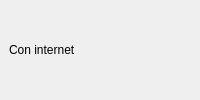
        <widget class="QWidget" name="Pie" native="true">
         <layout class="QHBoxLayout" name="horizontalLayout_10">
          <property name="spacing">
           <number>0</number>
          </property>
          <property name="leftMargin">
           <number>0</number>
          </property>
          <property name="topMargin">
           <number>0</number>
          </property>
          <property name="rightMargin">
           <number>0</number>
          </property>
          <property name="bottomMargin">
           <number>0</number>
          </property>
          <item>
           <widget class="QWidget" name="Estado" native="true">
            <layout class="QHBoxLayout" name="horizontalLayout_11">
             <item>
              <widget class="QLabel" name="label_5">
               <property name="text">
                <string>Con internet</string>
               </property>
              </widget>
             </item>
            </layout>
           </widget>
          </item>
          <item>
           <widget class="QWidget" name="SizeGrip" native="true">
            <property name="maximumSize">
             <size>
              <width>40</width>
              <height>40</height>
             </size>
            </property>
            <layout class="QVBoxLayout" name="verticalLayout_25">
             <property name="spacing">
              <number>0</number>
             </property>
             <property name="leftMargin">
              <number>0</number>
             </property>
             <property name="topMargin">
              <number>0</number>
             </property>
             <property name="rightMargin">
              <number>0</number>
             </property>
             <property name="bottomMargin">
              <number>0</number>
             </property>
             <item>
              <widget class="QLabel" name="label_7">
               <property name="sizePolicy">
                <sizepolicy hsizetype="Preferred" vsizetype="Preferred">
                 <horstretch>0</horstretch>
                 <verstretch>0</verstretch>
                </sizepolicy>
               </property>
               <property name="text">
                <string/>
               </property>
               <property name="pixmap">
                <pixmap resource="Recursos.qrc">:/Iconos2/Imagenes/icons/cil-size-grip.png</pixmap>
               </property>
              </widget>
             </item>
            </layout>
           </widget>
          </item>
         </layout>
        </widget>
